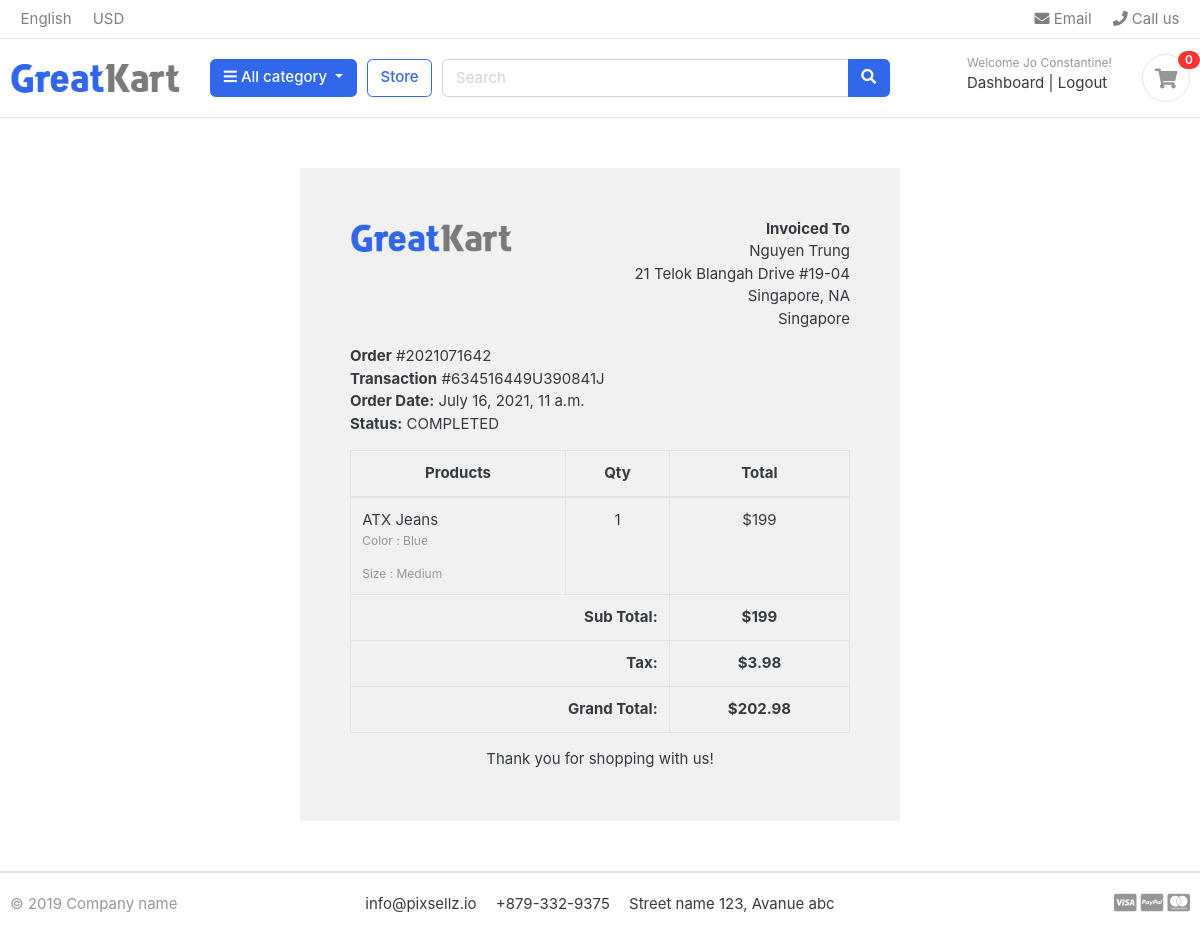
The app's page /accounts/order_detail/2021071642/ (signed in) with its own data.
### accounts/models.py (models this page shows, shortened)
class Account(AbstractBaseUser):
    first_name = models.CharField(max_length=50)
    last_name = models.CharField(max_length=50)
    username = models.CharField(max_length=50, unique=True)
    email = models.EmailField(unique=True)
    phone_number = models.CharField(max_length=50)
    date_joined = models.DateTimeField(auto_now_add=True)
    last_login = models.DateTimeField(auto_now_add=True)
    is_admin = models.BooleanField(default=False)
    is_staff = models.BooleanField(default=False)
    is_active = models.BooleanField(default=False)
    is_superadmin = models.BooleanField(default=False)
    USERNAME_FIELD = "email"  # use email to login
    REQUIRED_FIELDS = ["username", "first_name", "last_name"]
    object = MyAccountManager()

### orders/models.py (models this page shows, shortened)
class Order(models.Model):
    STATUS = (
        ("New", "New"),
        ("Accepted", "Accepted"),
        ("Completed", "Completed"),
        ("Cancelled", "Cancelled"),
    )
    user = models.ForeignKey(Account, on_delete=models.SET_NULL, null=True)
    payment = models.ForeignKey(
        Payment, on_delete=models.SET_NULL, blank=True, null=True
    )
    order_number = models.CharField(max_length=20)
    first_name = models.CharField(max_length=50)
    last_name = models.CharField(max_length=50)
    phone = models.CharField(max_length=15)
    email = models.CharField(max_length=50)
    address_line_1 = models.CharField(max_length=50)
    address_line_2 = models.CharField(max_length=50, blank=True)
    country = models.CharField(max_length=50)
    state = models.CharField(max_length=50)
    city = models.CharField(max_length=50)
    order_note = models.CharField(max_length=100, blank=True)
    order_total = models.FloatField()
    tax = models.FloatField()
    status = models.CharField(max_length=10, choices=STATUS, default="New")
    ip = models.CharField(blank=True, max_length=20)
    is_ordered = models.BooleanField(default=False)
    created_at = models.DateTimeField(auto_now_add=True)
    updated_at = models.DateTimeField(auto_now=True)
    def full_name(self):
        return f"{self.first_name} {self.last_name}"
    def full_address(self):
        return f"{self.address_line_1} {self.address_line_2}"

class Payment(models.Model):
    user = models.ForeignKey(Account, on_delete=models.CASCADE)
    payment_id = models.CharField(max_length=100)
    payment_method = models.CharField(max_length=100)
    amount_paid = models.FloatField()  # this is the total amount paid
    status = models.CharField(max_length=100)
    created_at = models.DateTimeField(auto_now_add=True)

class OrderProduct(models.Model):
    order = models.ForeignKey(Order, on_delete=models.CASCADE)
    payment = models.ForeignKey(
        Payment, on_delete=models.SET_NULL, blank=True, null=True
    )
    user = models.ForeignKey(Account, on_delete=models.CASCADE)
    product = models.ForeignKey(Product, on_delete=models.CASCADE)
    variations = models.ManyToManyField(Variation, blank=True)
    quantity = models.IntegerField()
    product_price = models.FloatField()
    ordered = models.BooleanField(default=False)
    created_at = models.DateTimeField(auto_now_add=True)
    updated_at = models.DateTimeField(auto_now=True)

### store/models.py (models this page shows, shortened)
class Product(models.Model):
    product_name = models.CharField(max_length=200, unique=True)
    slug = models.SlugField(unique=True)
    description = models.TextField(max_length=500, blank=True)
    price = models.IntegerField()
    image = models.ImageField(upload_to="photos/products")
    stock = models.IntegerField()
    is_available = models.BooleanField(default=True)
    category = models.ForeignKey(Category, on_delete=models.CASCADE)
    created_date = models.DateTimeField(auto_now_add=True)
    modified_date = models.DateTimeField(auto_now=True)

class Variation(models.Model):
    product = models.ForeignKey(
        Product, on_delete=models.CASCADE, related_name="variations"
    )
    variation_category = models.CharField(
        max_length=100, choices=variation_category_choice
    )
    variation_value = models.CharField(max_length=100)
    is_active = models.BooleanField(default=True)
    create_date = models.DateTimeField(auto_now_add=True)
    objects = VariationManager()

### accounts/views.py (the view)
# urls.py: path("order_detail/<int:order_id>/", views.order_detail, name="order_detail"),
@login_required(login_url="login")
def order_detail(request, order_id):
    order = Order.objects.get(order_number=order_id, is_ordered=True, user=request.user)
    payment = order.payment
    ordered_products = OrderProduct.objects.filter(order=order).all()
    sub_total = 0
    for i in ordered_products:
        sub_total += i.product.price * i.quantity
    context = {
        "order": order,
        "ordered_products": ordered_products,
        "payment": payment,
        "sub_total": sub_total,
    }
    return render(request, "accounts/order_detail.html", context)

### carts/context_processor.py (called while the page is built)
def counter(request):
    cart_count = 0
    if "admin" in request.path:
        return {}
    else:
        try:
            if request.user and request.user.is_authenticated:
                cart_items = CartItem.objects.filter(user=request.user, is_active=True)
            else:
                cart = Cart.objects.filter(cart_id=_cart_id(request))
                cart_items = CartItem.objects.filter(cart=cart[:1], is_active=True)
            for cart_item in cart_items:
                cart_count += cart_item.quantity
        except Cart.DoesNotExist:
            pass
    return dict(cart_count=cart_count)

### category/context_processor.py (called while the page is built)
def category_menu_links(request):
    links = Category.objects.all()
    return dict(category_links=links)

### category/models.py (called while the page is built)
    def get_url(self):
        return reverse("products_by_category", args=[self.slug])

### templates/accounts/order_detail.html
{% extends 'base.html' %}
{% load static %}
{% block content %}
<div class="container" style="margin: 0 auto;width: 50%;padding: 50px;background: #f1f1f1;margin-top: 50px;margin-bottom: 50px;">
    <div class="row invoice row-printable">
        <div class="col-md-12">
            <div class="panel panel-default plain" id="dash_0">
                <div class="panel-body p30">
                    <div class="row">
                        <div class="col-lg-6">
                            <div class="invoice-logo"><img src="{% static 'images/logo.png' %}" alt="Invoice logo" style="max-height: 40px;"></div>
                        </div>
                        <div class="col-lg-6">
                            <div class="invoice-from">
                                <ul class="list-unstyled text-right">
                                    <li><strong>Invoiced To</strong></li>
                                    <li>{{ order.full_name }}</li>
                                    <li>{{ order.full_address }}</li>
                                    <li>{{ order.city }}, {{ order.state }}</li>
                                    <li>{{ order.country }}</li>
                                </ul>
                            </div>
                        </div>
                        <div class="col-lg-12">
                            <div class="invoice-details mt25">
                                <div class="well">
                                    <ul class="list-unstyled mb0">
                                        <li><strong>Order</strong> #{{ order.order_number }}</li>
                                        <li><strong>Transaction</strong> #{{ payment.payment_id }}</li>
                                        <li><strong>Order Date:</strong> {{ order.created_at }}</li>
                                        <li><strong>Status:</strong> {{ payment.status }}</li>
                                    </ul>
                                </div>
                            </div>
                            <div class="invoice-items">
                                <div class="table-responsive" style="overflow: hidden; outline: none;" tabindex="0">
                                    <table class="table table-bordered">
                                        <thead>
                                            <tr>
                                                <th class="per70 text-center">Products</th>
                                                <th class="per5 text-center">Qty</th>
                                                <th class="per25 text-center">Total</th>
                                            </tr>
                                        </thead>
                                        <tbody>
                                            {% for item in ordered_products %}
                                                <tr>
                                                    <td>{{ item.product.product_name }}
                                                        {% if item.variations.all %}
                                                            {% for i in item.variations.all  %}
                                                                <p class="text-muted small">
                                                                    {{ i.variation_category|capfirst }} : {{ i.variation_value|capfirst }}
                                                                </p>
                                                            {% endfor %}
                                                        {% endif %}
                                                    </td>
                                                    <td class="text-center">{{ item.quantity }}</td>
                                                    <td class="text-center">${{ item.product.price }}</td>
                                                </tr>
                                            {% endfor %}
                                        </tbody>
                                        <tfoot>
                                            <tr>
                                                <th colspan="2" class="text-right">Sub Total:</th>
                                                <th class="text-center">${{ sub_total }}</th>
                                            </tr>
                                            <tr>
                                                <th colspan="2" class="text-right">Tax:</th>
                                                <th class="text-center">${{ order.tax }}</th>
                                            </tr>
                                            <tr>
                                                <th colspan="2" class="text-right">Grand Total:</th>
                                                <th class="text-center">${{ order.order_total }}</th>
                                            </tr>
                                        </tfoot>
                                    </table>
                                </div>
                            </div>
                            <div class="invoice-footer mt25">
                                <p class="text-center">Thank you for shopping with us!</p>
                            </div>
                        </div>
                    </div>
                </div>
            </div>
        </div>
    </div>
</div>
{% endblock %}

### templates/includes/navbar.html (shortened to what this page needs)
{% load static %}
<header class="section-header">
  <nav class="navbar p-md-0 navbar-expand-sm navbar-light border-bottom">
    <div class="container">
      <div class="collapse navbar-collapse" id="navbarTop4">
        <ul class="navbar-nav mr-auto">
          <li class="nav-item dropdown">
            <a href="#" class="nav-link"> English </a>
          </li>
          <li class="nav-item dropdown">
            <a href="#" class="nav-link"> USD </a>
          </li>
        </ul>
        <ul class="navbar-nav">
          <li>
            <a href="#" class="nav-link">
              <i class="fa fa-envelope"></i> Email
            </a>
          </li>
          <li>
            <a href="#" class="nav-link">
              <i class="fa fa-phone"></i> Call us
            </a>
          </li>
        </ul>
      </div>
    </div>
  </nav>
  <section class="header-main border-bottom">
    <div class="container">
      <div class="row align-items-center">
        <div class="col-lg-2 col-md-3 col-6">
          <a href="{% url 'home' %}" class="brand-wrap">
            <img class="logo" src="{%static 'images/logo.png'%}" />
          </a>
        </div>
        <div class="col-lg col-sm col-md col-6 flex-grow-0">
          <div class="category-wrap dropdown d-inline-block float-right">
            <button type="button" class="btn btn-primary dropdown-toggle" data-toggle="dropdown">
              <i class="fa fa-bars"></i> All category
            </button>
          </div>
        </div>
        <a href="{% url 'store' %}" class="btn btn-outline-primary">Store</a>
        <div class="col-lg col-md-6 col-sm-12 col">
          <form action="{% url 'search' %}" class="search" method="GET">
            <div class="input-group w-100">
              <input type="text" class="form-control" style="width: 60%" placeholder="Search" name="keyword"/>
              <div class="input-group-append">
                <button class="btn btn-primary" type="submit">
                  <i class="fa fa-search"></i>
                </button>
              </div>
            </div>
          </form>
        </div>
        <div class="col-lg-3 col-sm-6 col-8 order-2 order-lg-3">
          <div class="d-flex justify-content-end mb-3 mb-lg-0">
          {% if user.id is None %}
            <div class="widget-header">
              <small class="title text-muted">Welcome guest!</small>
              <div>
                <a href="{% url 'login' %}">Sign in</a>
                <span class="dark-transp"> | </span>
                <a href="{% url 'register' %}"> Register</a>
              </div>
            </div>
          {% else %}
            <div class="widget-header">
              <small class="title text-muted">Welcome {{ user.first_name }}!</small>
              <div>
                <a href="{% url 'dashboard' %}">Dashboard</a>
                <span class="dark-transp"> | </span>
                <a href="{% url 'logout' %}"> Logout</a>
              </div>
            </div>
          {% endif %}
            <a href="{% url 'cart' %}" class="widget-header pl-3 ml-3">
              <div class="icon icon-sm rounded-circle border">
                <i class="fa fa-shopping-cart"></i>
              </div>
              <span class="badge badge-pill badge-danger notify">{{ cart_count }}</span>
            </a>
          </div>
        </div>
      </div>
    </div>
  </section>
</header>

### greatkart/static/css/ui.css (style rules this page uses)
html { font-family: "Inter", sans-serif; font-size: 15px; }
.icon-xs, .icon-sm, .icon-md, .icon-lg { display: inline-block; text-align: center; flex-shrink: 0; flex-grow: 0; }
.icon-sm { width: 48px; height: 48px; line-height: 48px !important; font-size: 20px; }
p:last-child { margin-bottom: 0; }
.header-main { position: relative; padding-top: 1rem; padding-bottom: 1rem; }
.brand-wrap .logo, .navbar-brand .logo { margin-right: 7px; max-height: 42px; display: inline-block; }
.widget-header { display: inline-block; vertical-align: middle; position: relative; }
.widget-header a { color: #343a40; }
.widget-header i { color: #969696; }
.widget-header .title { display: block; }
.widget-header .notify { position: absolute; top: -3px; right: -10px; }
[class*=list-] li:after { visibility: hidden; display: block; content: ""; overflow: hidden; height: 0; clear: both; }
.notify { position: absolute; top: -4px; right: -10px; display: inline-block; padding: 0.25em 0.6em; font-size: 12px; line-height: 1; text-align: center; border-radius: 3rem; color: #fff; background-color: #fa3434; }

### records on screen
Account: first_name "Jo Constantine"
Order: full_name "Nguyen Trung", full_address "21 Telok Blangah Drive #19-04", city "Singapore", state "NA", country "Singapore", order_number "2021071642", created_at "July 16, 2021, 11 a.m.", tax "3.98", order_total "202.98"
Payment: payment_id "634516449U390841J", status "COMPLETED"
OrderProduct: product.product_name "ATX Jeans", quantity "1", product.price "199"
Variation: variation_category "Color", variation_value "Blue"
Variation: variation_category "Size", variation_value "Medium"

### other values on screen
{{ cart_count }} "0"
{{ sub_total }} "199"
